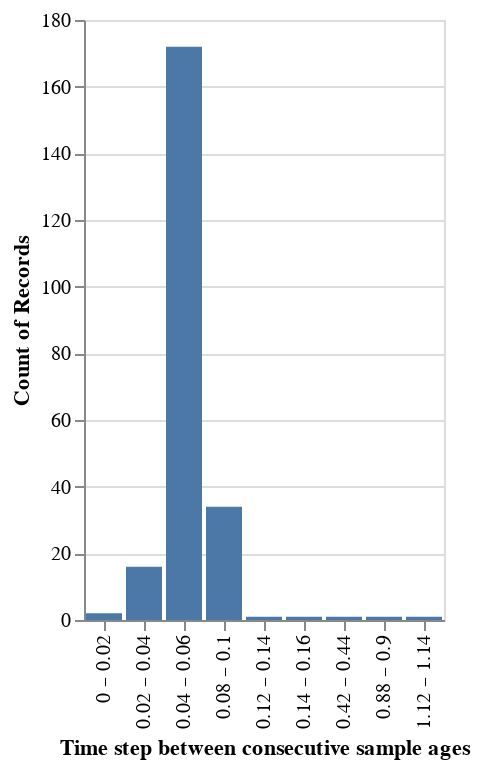

Notebook cell for this chart:
### Markdown cell above
### Q0 (d). Time resolution

How are the observations spaced in time? 

#### (i) Make a histogram of the time steps between consecutive sample ages. 

Follow these steps:

1. Extract the `Age` column from `diatoms`, sort the values in ascending order, compute the differences between consecutive rows, and store the result as `diffs`.
    + *Hint*: use `.sort_values()` and `.diff()`.
    + *Notice*: that the first difference is NaN, because there is no previous value to compare the first row with. Drop this entry when you store `diffs`.


2. Make a simple count histogram (no need to manually bin or convert to density scale) with bins of width 0.02 (20 years).
    + Label the x axis 'Time step between consecutive sample ages'

### Code cell
# store differences
diffs = diatoms[['Age']].sort_values(by= 'Age',ascending=True).diff().drop(0)
# construct histogram
alt.Chart(diffs).mark_bar().encode(
    alt.X('Age:O',bin = alt.Bin(step = 0.02), 
          title = 'Time step between consecutive sample ages'),
    y='count()',
)

### Figure 1 — Vega-Lite specification as saved in the notebook (floating-point values rounded to 4 significant figures; data arrays with more than 128 entries replaced by an {"elided": "..."} marker saying what was removed)
{"config": {"view": {"continuousWidth": 400, "continuousHeight": 300}}, "data": {"name": "data-8cf8369985eee36bd4de1c641422b3c5"}, "mark": "bar", "encoding": {"x": {"type": "ordinal", "bin": {"step": 0.02}, "field": "Age", "title": "Time step between consecutive sample ages"}, "y": {"type": "quantitative", "aggregate": "count"}}, "$schema": "https://vega.github.io/schema/vega-lite/v4.0.2.json", "datasets": {"data-8cf8369985eee36bd4de1c641422b3c5": {"elided": "229 records"}}}
